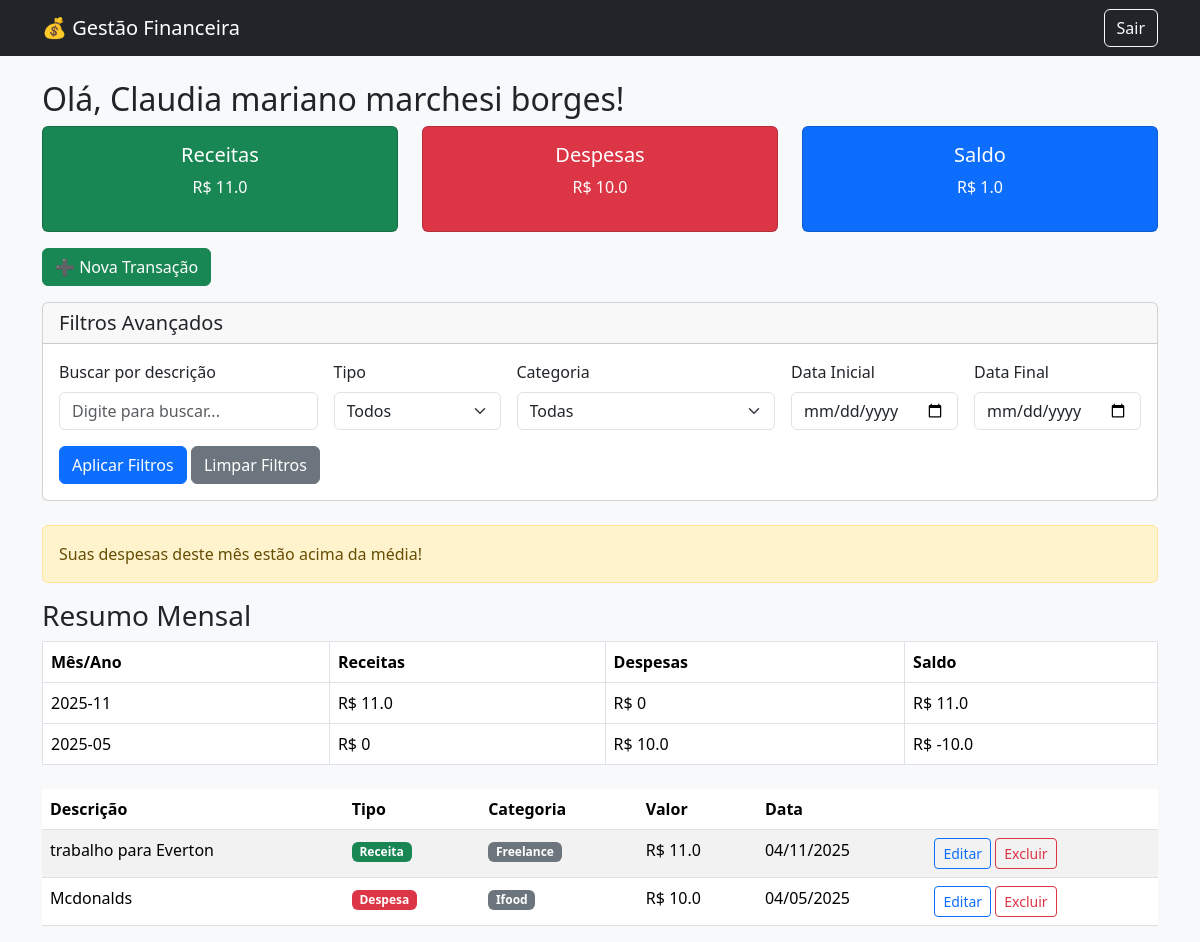
Screenshot of /dashboard (signed in) with the database file from the repository.
### Sistema de Gestão Financeira/models.py (models this page shows, shortened)
class Usuario(db.Model, UserMixin):
    __tablename__ = "usuario"
    id = db.Column(db.Integer, primary_key=True)
    nome = db.Column(db.String(100), nullable=False)
    email = db.Column(db.String(120), unique=True, nullable=False)
    senha_hash = db.Column(db.String(200), nullable=False)
    transacoes = db.relationship('Transacao', backref='usuario', lazy=True)

class Transacao(db.Model):
    __tablename__ = "transacao"
    id = db.Column(db.Integer, primary_key=True)
    descricao = db.Column(db.String(150), nullable=False)
    valor = db.Column(db.Float, nullable=False)
    tipo = db.Column(db.String(10), nullable=False)  # 'entrada' ou 'saida'
    categoria = db.Column(db.String(50))
    data = db.Column(db.Date, default=datetime.utcnow)
    usuario_id = db.Column(db.Integer, db.ForeignKey('usuario.id'), nullable=False)

### Sistema de Gestão Financeira/app.py (the view, shortened to what this page needs)
@app.route('/dashboard', methods=['GET'])
@login_required
def dashboard():
    data_inicial_str = request.args.get('data_inicial')
    data_final_str = request.args.get('data_final')
    filtro_tipo = request.args.get('tipo')
    filtro_categoria = request.args.get('categoria')
    filtro_busca = request.args.get('busca')
    data_inicial = None
    data_final = None
    query_base = Transacao.query.filter_by(usuario_id=current_user.id)
    query_filtrada = query_base
    if filtro_tipo and filtro_tipo != 'todos':
        query_filtrada = query_filtrada.filter(Transacao.tipo == filtro_tipo)
    if filtro_categoria and filtro_categoria != 'todas':
        query_filtrada = query_filtrada.filter(Transacao.categoria == filtro_categoria)
    if filtro_busca:
        query_filtrada = query_filtrada.filter(Transacao.descricao.ilike(f'%{filtro_busca}%'))
    categorias_disponiveis = db.session.query(Transacao.categoria).filter_by(usuario_id=current_user.id).distinct().all()
    categorias_disponiveis = [c[0] for c in categorias_disponiveis]
    if data_inicial_str and data_final_str:
        transacoes = query_filtrada.order_by(Transacao.data.desc()).all()
        total_receitas = sum(t.valor for t in transacoes if t.tipo == 'receita')
        total_despesas = sum(t.valor for t in transacoes if t.tipo == 'despesa')
        saldo = total_receitas - total_despesas
        return render_template('dashboard.html',
                               transacoes=transacoes,
                               total_receitas=total_receitas,
                               total_despesas=total_despesas,
                               saldo=saldo,
                               relatorio_mensal=None,
                               data_inicial_str=data_inicial_str,
                               data_final_str=data_final_str,
                               filtro_tipo=filtro_tipo,
                               filtro_categoria=filtro_categoria,
                               filtro_busca=filtro_busca,
                               categorias_disponiveis=categorias_disponiveis)
    else:
        relatorio_mensal_raw = db.session.query(
            func.strftime('%Y-%m', Transacao.data).label('mes_ano'),
            func.sum(case((Transacao.tipo == 'receita', Transacao.valor), else_=0)).label('total_receitas'),
            func.sum(case((Transacao.tipo == 'despesa', Transacao.valor), else_=0)).label('total_despesas')
        ).filter_by(usuario_id=current_user.id).group_by('mes_ano').order_by(func.strftime('%Y-%m', Transacao.data).desc()).all()
        relatorio_mensal = []
        total_receitas_geral = 0
        total_despesas_geral = 0
        for mes_ano, receitas, despesas in relatorio_mensal_raw:
            saldo_mes = receitas - despesas
            relatorio_mensal.append({
                'mes_ano': mes_ano,
                'total_receitas': receitas,
                'total_despesas': despesas,
                'saldo': saldo_mes
            })
            total_receitas_geral += receitas
            total_despesas_geral += despesas
        saldo_geral = total_receitas_geral - total_despesas_geral
        transacoes = query_filtrada.order_by(Transacao.data.desc()).limit(10).all()
        if filtro_tipo or filtro_categoria or filtro_busca:
            todas_transacoes_filtradas = query_filtrada.all()
            total_receitas_geral = sum(t.valor for t in todas_transacoes_filtradas if t.tipo == 'receita')
            total_despesas_geral = sum(t.valor for t in todas_transacoes_filtradas if t.tipo == 'despesa')
            saldo_geral = total_receitas_geral - total_despesas_geral
        return render_template('dashboard.html',
                               transacoes=transacoes,
                               total_receitas=total_receitas_geral,
                               total_despesas=total_despesas_geral,
                               saldo=saldo_geral,
                               relatorio_mensal=relatorio_mensal,
                               data_inicial_str=None,
                               data_final_str=None,
                               filtro_tipo=filtro_tipo,
                               filtro_categoria=filtro_categoria,
                               filtro_busca=filtro_busca,
                               categorias_disponiveis=categorias_disponiveis)

### Sistema de Gestão Financeira/app.py (called while the page is built)
@login_manager.user_loader
def load_user(user_id):
    return Usuario.query.get(int(user_id))

### Sistema de Gestão Financeira/templates/dashboard.html (shortened to what this page needs)
{% extends 'base.html' %}
{% block content %}
<h2>Olá, {{ current_user.nome }}!</h2>
<div class="row mb-3">
  <div class="col-md-4">
    <div class="card text-bg-success text-center">
      <div class="card-body">
        <h5>Receitas</h5>
        <p>R$ {{ total_receitas|round(2) }}</p>
      </div>
    </div>
  </div>
  <div class="col-md-4">
    <div class="card text-bg-danger text-center">
      <div class="card-body">
        <h5>Despesas</h5>
        <p>R$ {{ total_despesas|round(2) }}</p>
      </div>
    </div>
  </div>
  <div class="col-md-4">
    <div class="card text-bg-primary text-center">
      <div class="card-body">
        <h5>Saldo</h5>
        <p>R$ {{ saldo|round(2) }}</p>
      </div>
    </div>
  </div>
</div>
<a href="{{ url_for('nova_transacao') }}" class="btn btn-success mb-3">➕ Nova Transação</a>
<div class="card mb-4">
  <div class="card-header">
    <h5 class="mb-0">Filtros Avançados</h5>
  </div>
  <div class="card-body">
    <form method="GET" action="{{ url_for('dashboard') }}" class="row g-3">
      <div class="col-md-3">
        <label for="busca" class="form-label">Buscar por descrição</label>
        <input type="text" class="form-control" id="busca" name="busca"
               placeholder="Digite para buscar..." value="{{ filtro_busca or '' }}">
      </div>
      <div class="col-md-2">
        <label for="tipo" class="form-label">Tipo</label>
        <select class="form-select" id="tipo" name="tipo">
          <option value="todos" {% if not filtro_tipo or filtro_tipo == 'todos' %}selected{% endif %}>Todos</option>
        </select>
      </div>
      <div class="col-md-3">
        <label for="categoria" class="form-label">Categoria</label>
        <select class="form-select" id="categoria" name="categoria">
          <option value="todas" {% if not filtro_categoria or filtro_categoria == 'todas' %}selected{% endif %}>Todas</option>
        </select>
      </div>
      <div class="col-md-2">
        <label for="data_inicial" class="form-label">Data Inicial</label>
        <input type="date" class="form-control" id="data_inicial" name="data_inicial"
               value="{{ data_inicial_str or '' }}">
      </div>
      <div class="col-md-2">
        <label for="data_final" class="form-label">Data Final</label>
        <input type="date" class="form-control" id="data_final" name="data_final"
               value="{{ data_final_str or '' }}">
      </div>
      <div class="col-12">
        <button type="submit" class="btn btn-primary">Aplicar Filtros</button>
        <a href="{{ url_for('dashboard') }}" class="btn btn-secondary">Limpar Filtros</a>
      </div>
    </form>
  </div>
</div>
{% set media_despesas = total_despesas / 2 %}
{% if total_despesas > media_despesas * 1.5 %}
<div class="alert alert-warning" role="alert">
  Suas despesas deste mês estão acima da média!
</div>
{% endif %}
{% if relatorio_mensal %}
<h3>Resumo Mensal</h3>
<table class="table table-bordered mb-4">
  <thead>
    <tr>
      <th>Mês/Ano</th>
      <th>Receitas</th>
      <th>Despesas</th>
      <th>Saldo</th>
    </tr>
  </thead>
  <tbody>
    {% for r in relatorio_mensal %}
    <tr>
      <td>{{ r.mes_ano }}</td>
      <td>R$ {{ r.total_receitas | round(2) }}</td>
      <td>R$ {{ r.total_despesas | round(2) }}</td>
      <td>R$ {{ r.saldo | round(2) }}</td>
    </tr>
    {% endfor %}
  </tbody>
</table>
{% endif %}
<table class="table table-striped">
  <thead>
    <tr>
      <th>Descrição</th>
      <th>Tipo</th>
      <th>Categoria</th>
      <th>Valor</th>
      <th>Data</th>
      <th></th>
    </tr>
  </thead>
  <tbody>
    {% for t in transacoes %}
    <tr>
      <td>{{ t.descricao }}</td>
      <td>
        {% if t.tipo == 'receita' %}
          <span class="badge bg-success">Receita</span>
        {% else %}
          <span class="badge bg-danger">Despesa</span>
        {% endif %}
      </td>
      <td>
        {% if t.categoria %}
          <span class="badge bg-secondary">{{ t.categoria }}</span>
        {% else %}
          <span class="badge bg-light text-dark">Sem categoria</span>
        {% endif %}
      </td>
      <td>R$ {{ t.valor | round(2) }}</td>
      <td>{{ t.data.strftime('%d/%m/%Y') }}</td>
      <td>
        <a href="{{ url_for('editar_transacao', id=t.id) }}" class="btn btn-sm btn-outline-primary">Editar</a>
        <a href="{{ url_for('delete', id=t.id) }}" class="btn btn-sm btn-outline-danger">Excluir</a>
      </td>
    </tr>
    {% endfor %}
  </tbody>
</table>
{% endblock %}

### rows the page displays
Usuario: nome "Claudia mariano marchesi borges"
Transacao: descricao "trabalho para Everton", tipo "Receita", categoria "Freelance", valor "11.0", data "04/11/2025"
Transacao: descricao "Mcdonalds", tipo "Despesa", categoria "Ifood", valor "10.0", data "04/05/2025"

### other values shown
{{ total_receitas|round(2) }} "11.0"
{{ total_despesas|round(2) }} "10.0"
{{ saldo|round(2) }} "1.0"
{{ r.mes_ano }} "2025-11" "2025-05"
{{ r.total_receitas | round(2) }} "11.0" "0"
{{ r.total_despesas | round(2) }} "0" "10.0"
{{ r.saldo | round(2) }} "11.0" "-10.0"
